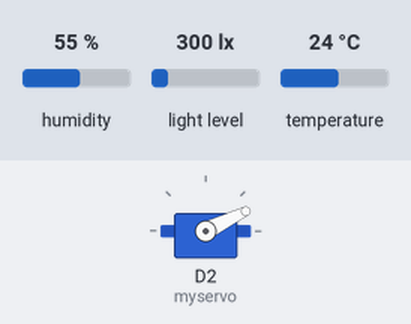
Recording of a sketch running on a simulated ESP8266 (NodeMCU). On the bench: servo. Inputs (shaded band) come from the test bench; at power-on: humidity 55 %, light level 300 lx, temperature 24 °C. WiFi joins after 1.5 s; servers stay silent unless stated; the local clock reads 2024-03-15 10:24:30 at power-on unless the sketch sets it; what the sketch prints to the serial monitor is not drawn.

Above: at 1.9 s.
At 3.1 s:
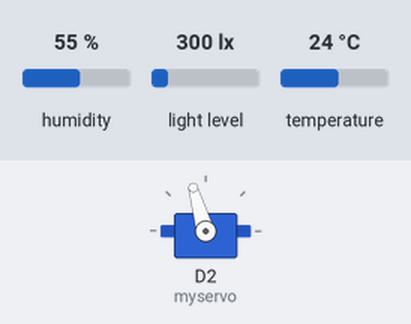
At 4.3 s:
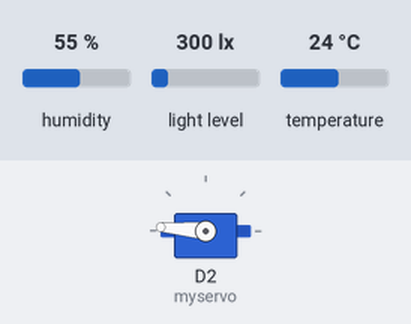
At 7.0 s:
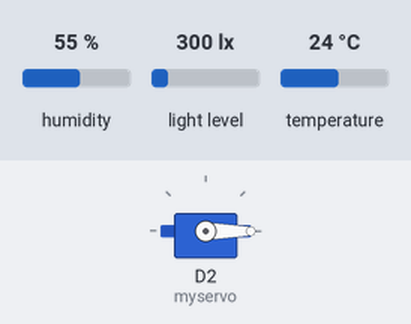
Timing chart, 0 to 8.5 s (numbered marks = the images above):
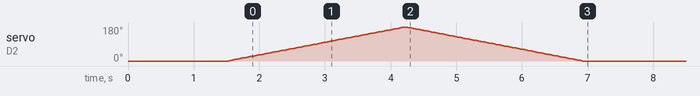

The sketch:

DataCollector.ino
```cpp
#include <ESP8266WiFi.h>
#include <FirebaseArduino.h>
#include <Wire.h>
#include <BH1750.h>
#include "DHT.h"
#include <ArduinoJson.h>
#include <Servo.h>
#include <time.h>
/*
   BH1750
   SCL <--> D3
   SDA <--> D4

   DHT11
   DHTPIN <--> D5

   Servo

   attach <--> D2 (GPIO4)

   con lai thi 3.3V voi GND
*/

// Set these to define some constant.
#define FIREBASE_HOST "da-ltht-vdk-12.firebaseio.com"
#define FIREBASE_AUTH "token_or_secret"
#define WIFI_SSID "Quynh Anh"
#define WIFI_PASSWORD "15032009"
#define DHTTYPE DHT11   // DHT 11
#define DHTPIN D5
#define TIMEZONE 7

DHT dht(DHTPIN, DHTTYPE);
BH1750 lightMeter(0x23);

StaticJsonBuffer<256> jb;
JsonObject& obj = jb.createObject();

Servo myservo;  // create servo object to control a servo

int dst = 0;

void setup() {
  Serial.begin(9600);
  Serial.setDebugOutput(true);

  dht.begin();
  // Initialize the I2C bus (BH1750 library doesn't do this automatically)
  Wire.begin(D4, D3);
  // On esp8266 you can select SCL and SDA pins using Wire.begin(D4, D3);
  if (lightMeter.begin(BH1750::CONTINUOUS_HIGH_RES_MODE)) {
    Serial.println(F("BH1750 Advanced begin"));
  }
  else {
    Serial.println(F("Error initialising BH1750"));
  }
  // connect to wifi.
  WiFi.begin(WIFI_SSID, WIFI_PASSWORD);
  Serial.print("connecting");
  while (WiFi.status() != WL_CONNECTED) {
    Serial.print(".");
    delay(500);
  }
  Serial.println();
  Serial.print("connected: ");
  Serial.println(WiFi.localIP());
  //connect to Firebase
  Firebase.begin(FIREBASE_HOST);
  //Test servo
  myservo.attach(4);  // attaches the servo on GIO4 to the servo object ~ D4
  int pos;

  for (pos = 0; pos <= 180; pos += 1) { // goes from 0 degrees to 180 degrees
    // in steps of 1 degree
    myservo.write(pos);              // tell servo to go to position in variable 'pos'
    delay(15);                       // waits 15ms for the servo to reach the position
  }
  for (pos = 180; pos >= 0; pos -= 1) { // goes from 180 degrees to 0 degrees
    myservo.write(pos);              // tell servo to go to position in variable 'pos'
    delay(15);                       // waits 15ms for the servo to reach the position
  }

  // config time
  configTime(TIMEZONE * 3600, 0, "pool.ntp.org", "time.nist.gov");
  Serial.println("\nWaiting for time");
  while (!time(nullptr)) {
    Serial.print(".");
    delay(1000);
  }
  Serial.println("");
}
//bien chua thoi gian dang ddmmyy/HHMM
char buffer[80];

void loop() {

  float lux = lightMeter.readLightLevel();
  // Read temperature as Celsius (the default)
  float t = dht.readTemperature();
  //Check if any reads failed and exit early (to try again).
  if ( isnan(t)) {
    Serial.println("Failed to read from DHT sensor!");
    return;
  }

  obj["Nhietdo"] = t;
  obj["DoSang"] = lux;
  /*
   * Get date and time
   * Example /code/GetTime/GetTime.ino
   *
   * strftime example
   * http://www.cplusplus.com/reference/ctime/strftime/
   */
  struct tm * timeinfo;
  time_t now = time(nullptr);
  Serial.println(ctime(&now));
  time (&now);
  timeinfo = localtime (&now);
  strftime (buffer, 80, "%d%m%y/%H%M", timeinfo);

  // Gui du lieu len firebase
  Firebase.set(String("/log/" + String(buffer)), obj);
  if (Firebase.failed()) {
    Serial.print("setting /number failed:");
    Serial.println(Firebase.error());
    return;
  }

  //Cach 1 phut thi thu thap du lieu 1 lan
  delay(60000);
}
```
